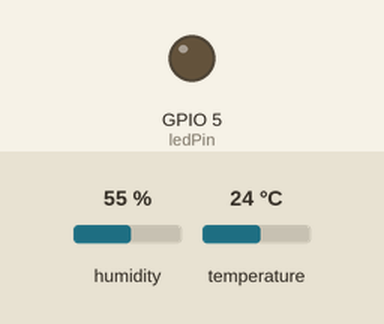
The sketch below on a simulated ESP8266 (NodeMCU). Parts: output pins drawn as LEDs (lit = HIGH). The test bench sets the inputs (shaded band); at power-on: temperature 24 °C, humidity 55 %. WiFi joins after 1.5 s; servers stay silent unless stated; no MQTT or app messages arrive unless stated; what the sketch prints to the serial monitor is not drawn.

Above: at 2.7 s.
2.8 s: temperature set to 29 °C
9.5 s: temperature set to 32 °C
At 13.0 s:
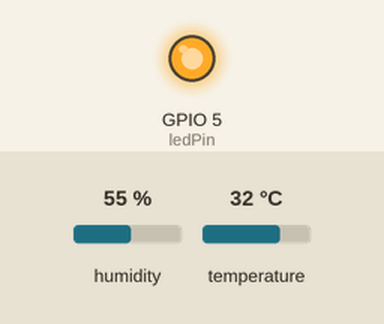
Timing chart, 0 to 14.5 s (numbered marks = the images above; inputs shaded):
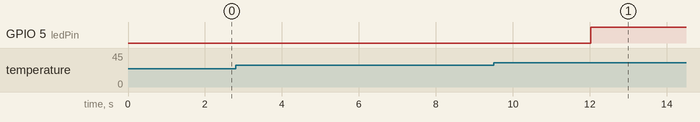

Measured:
- the behaviour switches between 30 and 31 °C on temperature (found by bisection; images 0 and 1)
- after the input at 2.8 s, every drawn part: stays the same
- after the input at 9.5 s, GPIO 5 (ledPin): LOW → HIGH after 2.5 s

The sketch:

Tugas_6.7.ino
```cpp
#include <ESP8266WiFi.h>
#include <PubSubClient.h>
#include <ArduinoJson.h>
#include <DHT.h>

// Kredensial Jaringan Wi-Fi (Gunakan Hotspot Pribadi Anda)
const char* ssid = "WIFI MAKSUS 4G";
const char* password = "ahdkvavfah8128@$@";

// Konfigurasi Broker MQTT Publik
const char* mqttServer = "broker.hivemq.com";
const int mqttPort = 1883;
const char* clientId = "ESP8266_LabIoT_25782053_ClosedLoop";

// Definisi Topik Mandiri (Ganti 'nim_anda' dengan NIM Anda, misal: 'mhs123456')
const char* topicTelemetry = "polinela/labiot/25782053/telemetri";
const char* topicAlert     = "polinela/labiot/25782053/alert";
const char* topicStatus    = "polinela/labiot/25782053/status";
const char* topicCommand   = "polinela/labiot/25782053/kendali";

// Alokasi Pin Perangkat Keras
const byte dhtPin = 2; // Pin D4 (GPIO 2)
const byte ledPin = 5; // Pin D1 (GPIO 5)
const float thresholdSuhu = 30.0; // Ambang batas suhu darurat (°C)

#define DHTTYPE DHT11
DHT dht(dhtPin, DHTTYPE);

WiFiClient espClient;
PubSubClient client(espClient);

unsigned long lastTelemetryTime = 0;
const unsigned long telemetryInterval = 4000; // Siklus kirim telemetri setiap 4 detik

// Variabel State Latch untuk pencegahan spam pesan alert
bool alertSent = false;

// Deklarasi Fungsi
void reconnect();
void callback(char* topic, byte* payload, unsigned int length);

void setup() {
  Serial.begin(115200);
  pinMode(ledPin, OUTPUT);
  digitalWrite(ledPin, LOW); // Status awal LED padam[cite: 1]

  dht.begin();

  // Koneksi Wi-Fi
  WiFi.mode(WIFI_STA);
  WiFi.begin(ssid, password);
  Serial.print("Menghubungkan ke Wi-Fi");
  while (WiFi.status() != WL_CONNECTED) {
    delay(500);
    Serial.print(".");
  }
  Serial.println("\nWi-Fi Terkoneksi!");
  Serial.print("Alamat IP: ");
  Serial.println(WiFi.localIP());

  client.setServer(mqttServer, mqttPort);
  client.setCallback(callback);
}

void loop() {
  if (!client.connected()) {
    reconnect();
  }
  client.loop(); // Memelihara sesi TCP, keep-alive ping, dan antrean pesan masuk[cite: 1]

  unsigned long currentMillis = millis();
  if (currentMillis - lastTelemetryTime >= telemetryInterval) {
    lastTelemetryTime = currentMillis;

    float t = dht.readTemperature();
    float h = dht.readHumidity();

    if (isnan(t) || isnan(h)) {
      Serial.println("Peringatan: Gagal membaca sensor DHT!");
      return;
    }

    // Penentuan Kondisi Suhu Berdasarkan Rule Engine
    String kondisiSuhu = (t > thresholdSuhu) ? "PANAS" : "NORMAL";

    // 1. Publikasi Telemetri Rutin Berformat JSON
    StaticJsonDocument<256> docTelemetry;
    docTelemetry["node_id"] = clientId;
    docTelemetry["suhu"] = serialized(String(t, 2));
    docTelemetry["kelembapan"] = serialized(String(h, 2));
    docTelemetry["kondisi_suhu"] = kondisiSuhu;
    docTelemetry["status_led"] = digitalRead(ledPin);

    char bufferTelemetry[256];
    serializeJson(docTelemetry, bufferTelemetry);

    bool pubSuccess = client.publish(topicTelemetry, bufferTelemetry);
    if (pubSuccess) {
      Serial.printf("[TELEMETRI] Terkirim: %s\n", bufferTelemetry);
    } else {
      Serial.println("[ERROR] Gagal mengirim telemetri!");
    }

    // 2. Logika Rule Engine & Dedicated Alert Topic
    if (t > thresholdSuhu) {
      // Nyalakan LED otomatis sebagai indikator bahaya
      digitalWrite(ledPin, HIGH);

      // Kirim alert hanya saat pertama kali transisi melewati ambang batas (State Latch)
      if (!alertSent) {
        StaticJsonDocument<256> docAlert;
        docAlert["status"] = "BAHAYA";
        docAlert["parameter"] = "OVERHEAT";
        docAlert["nilai_suhu"] = serialized(String(t, 2));

        char bufferAlert[256];
        serializeJson(docAlert, bufferAlert);

        if (client.publish(topicAlert, bufferAlert, true)) {
          Serial.println("--> [ALERT BAHAYA] Peringatan Overheat terkirim ke broker!");
          alertSent = true; // Mengunci agar tidak terjadi spamming
        }
      }
    } else {
      // Reset state alert jika suhu kembali normal
      if (alertSent) {
        Serial.println("--> [INFO] Suhu kembali normal. Status bahaya dipulihkan.");
        alertSent = false;
      }
    }
  }
}

// Fungsi Callback untuk Menangani Perintah Kendali Masuk (Manual Override)
void callback(char* topic, byte* payload, unsigned int length) {
  char incoming[length + 1];
  memcpy(incoming, payload, length);
  incoming[length] = '\0';

  Serial.println("----------------------------------------");
  Serial.printf("[KONTROL DITERIMA] Topik: %s | Payload: %s\n", topic, incoming);

  StaticJsonDocument<256> doc;
  DeserializationError err = deserializeJson(doc, incoming);
  if (err) {
    Serial.println("Gagal parsing JSON kendali!");
    return;
  }

  // Kendali manual hanya diizinkan jika sistem tidak dalam kondisi darurat overheat aktif
  float currentTemp = dht.readTemperature();
  if (currentTemp > thresholdSuhu) {
    Serial.println("--> [ABAIKAN KENDALI] Sistem terkunci dalam mode BAHAYA (Overheat)!");
    Serial.println("----------------------------------------");
    return;
  }

  if (doc.containsKey("led")) {
    int val = doc["led"];
    digitalWrite(ledPin, val == 1 ? HIGH : LOW);
    Serial.printf("--> [MANUAL OVERRIDE] LED diubah menjadi: %s\n", val == 1 ? "MENYALA" : "PADAM");
  }
  Serial.println("----------------------------------------");
}

// Fungsi Rekoneksi Dilengkapi Last Will and Testament (LWT)
void reconnect() {
  while (!client.connected()) {
    Serial.print("Menghubungkan ke MQTT Broker...");

    // Konfigurasi Payload Last Will and Testament (LWT)
    StaticJsonDocument<128> lwtDoc;
    lwtDoc["status"] = "OFFLINE";
    lwtDoc["keterangan"] = "Perangkat Terputus Tak Terduga";
    char lwtBuffer[128];
    serializeJson(lwtDoc, lwtBuffer);

    // Hubungkan dengan parameter LWT (Topic, QoS, Retain, Message)[cite: 1]
    if (client.connect(clientId, topicStatus, 1, true, lwtBuffer)) {
      Serial.println(" Sukses Terhubung!");

      // Publikasikan status ONLINE sesaat setelah berhasil terhubung[cite: 1]
      StaticJsonDocument<128> onlineDoc;
      onlineDoc["status"] = "ONLINE";
      onlineDoc["keterangan"] = "Perangkat Beroperasi Normal";
      char onlineBuffer[128];
      serializeJson(onlineDoc, onlineBuffer);
      client.publish(topicStatus, onlineBuffer, true);

      // Daftar subskripsi topik kendali perintah[cite: 1]
      client.subscribe(topicCommand);
      Serial.printf("Subskripsi Topik Kendali: %s\n", topicCommand);
    } else {
      Serial.printf(" Gagal (rc=%d). Coba lagi dalam 4 detik...\n", client.state());
      delay(4000);
    }
  }
}
```
